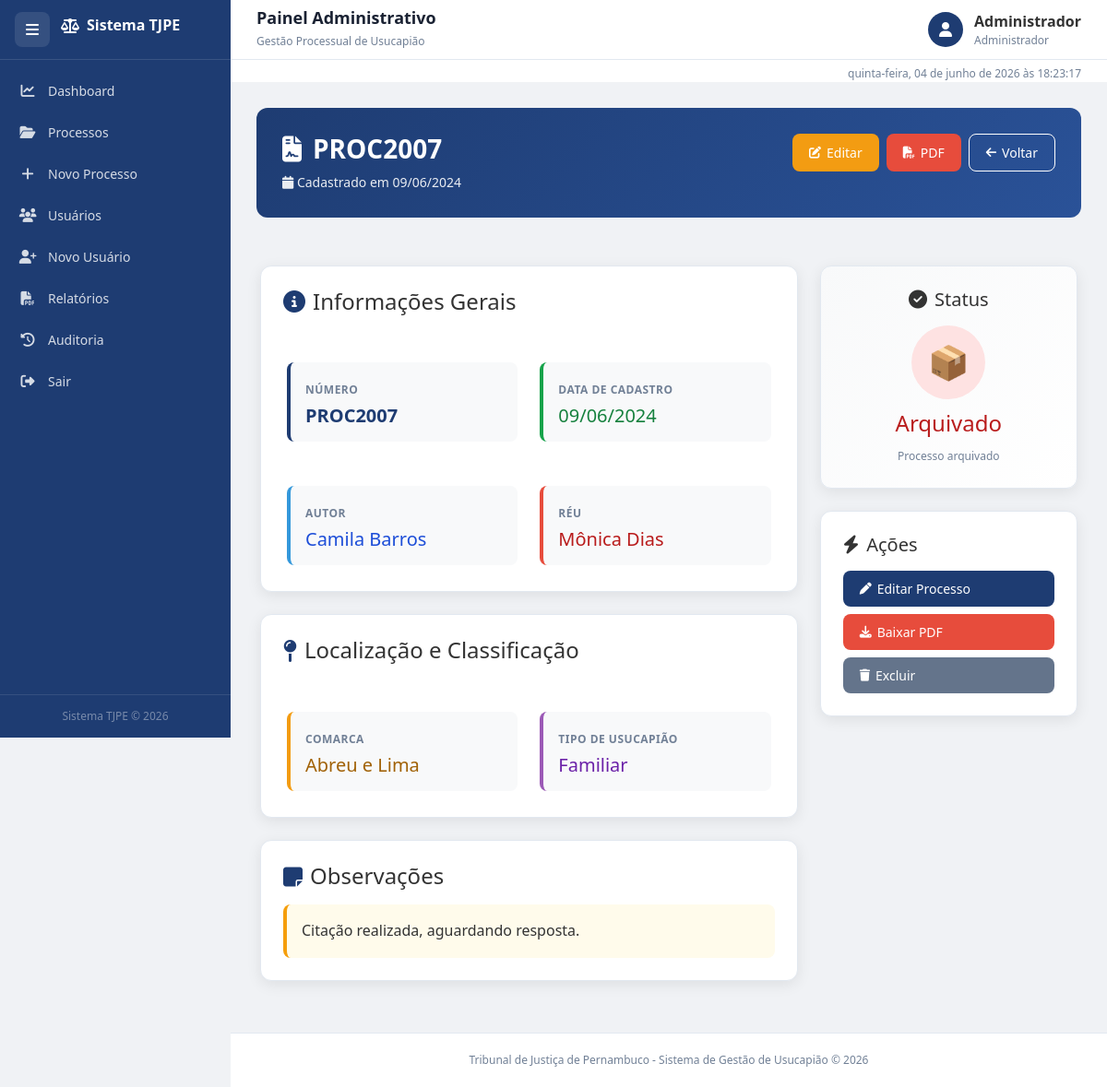
Page /processo/27 (signed in) on the committed database.
### tables this page shows
CREATE TABLE processos (
        id INTEGER PRIMARY KEY AUTOINCREMENT,
        numero TEXT UNIQUE NOT NULL,
        autor TEXT NOT NULL,
        reu TEXT NOT NULL,
        comarca TEXT NOT NULL,
        status TEXT NOT NULL,
        tipo_usucapiao TEXT NOT NULL,
        observacoes TEXT,
        data_cadastro TEXT
    );

### projeto_tj.py (the view)
@app.route("/processo/<int:id>")
@login_required
def detalhe_processo(id):
    conn = get_db_connection()
    processo = conn.execute(
        """
        SELECT *
        FROM processos
        WHERE id = ?
        """,
        (id,)
    ).fetchone()
    conn.close()
    return render_template(
        "processo_detalhe.html",
        processo=processo
    )

### projeto_tj.py (called while the page is built, shortened)
def get_db_connection():
    conn = sqlite3.connect(DATABASE)
    conn.row_factory = sqlite3.Row
    return conn

def login_required(f):
    @wraps(f)
    def decorated_function(*args, **kwargs):
        return f(*args, **kwargs)
    return decorated_function

### templates/processo_detalhe.html (shortened to what this page needs)
{% extends 'base.html' %}
{% block content %}
<div class="fade-in">
    <div style="background: linear-gradient(135deg, #1e3c72 0%, #2a5298 100%); color: white; padding: 28px; border-radius: 12px; margin-bottom: 24px;">
        <div class="d-flex justify-content-between align-items-start flex-wrap" style="gap: 16px;">
            <div style="flex: 1;">
                <h1 style="font-size: 28px; font-weight: 700; margin-bottom: 4px; display: flex; align-items: center; gap: 12px;">
                    <i class="fas fa-file-contract"></i> {{ processo['numero'] }}
                </h1>
                <p style="opacity: 0.9; margin: 8px 0 0 0; font-size: 14px;">
                    <i class="fas fa-calendar"></i> Cadastrado em {{ processo['data_cadastro'] }}
                </p>
            </div>
            <div style="display: flex; gap: 8px; flex-wrap: wrap; justify-content: flex-end;">
                <a href="{{ url_for('editar_processo', id=processo['id']) }}" class="btn btn-warning">
                    <i class="fas fa-edit"></i> Editar
                </a>
                <a href="{{ url_for('gerar_pdf', id=processo['id']) }}" class="btn btn-danger" target="_blank">
                    <i class="fas fa-file-pdf"></i> PDF
                </a>
                <button onclick="window.history.back()" class="btn btn-outline-secondary" style="border-color: white; color: white;">
                    <i class="fas fa-arrow-left"></i> Voltar
                </button>
            </div>
        </div>
    </div>
    <div class="row g-4">
        <div class="col-lg-8">
            <div class="card-box mb-4">
                <h4 class="mb-4" style="display: flex; align-items: center; gap: 8px;">
                    <i class="fas fa-info-circle" style="color: #1e3c72;"></i> Informações Gerais
                </h4>
                <div class="row g-4">
                    <div class="col-md-6">
                        <div style="background: #f8f9fa; padding: 16px; border-radius: 8px; border-left: 4px solid #1e3c72;">
                            <small style="color: #718096; font-weight: 600; text-transform: uppercase; letter-spacing: 0.5px;">Número</small>
                            <h5 style="margin: 6px 0 0 0; color: #1e3c72; font-weight: 700;">{{ processo['numero'] }}</h5>
                        </div>
                    </div>
                    <div class="col-md-6">
                        <div style="background: #f8f9fa; padding: 16px; border-radius: 8px; border-left: 4px solid #16a34a;">
                            <small style="color: #718096; font-weight: 600; text-transform: uppercase; letter-spacing: 0.5px;">Data de Cadastro</small>
                            <h5 style="margin: 6px 0 0 0; color: #15803d;">{{ processo['data_cadastro'] }}</h5>
                        </div>
                    </div>
                    <div class="col-md-6">
                        <div style="background: #f8f9fa; padding: 16px; border-radius: 8px; border-left: 4px solid #3498db;">
                            <small style="color: #718096; font-weight: 600; text-transform: uppercase; letter-spacing: 0.5px;">Autor</small>
                            <h5 style="margin: 6px 0 0 0; color: #1d4ed8;">{{ processo['autor'] }}</h5>
                        </div>
                    </div>
                    <div class="col-md-6">
                        <div style="background: #f8f9fa; padding: 16px; border-radius: 8px; border-left: 4px solid #e74c3c;">
                            <small style="color: #718096; font-weight: 600; text-transform: uppercase; letter-spacing: 0.5px;">Réu</small>
                            <h5 style="margin: 6px 0 0 0; color: #b91c1c;">{{ processo['reu'] }}</h5>
                        </div>
                    </div>
                </div>
            </div>
            <div class="card-box mb-4">
                <h4 class="mb-4" style="display: flex; align-items: center; gap: 8px;">
                    <i class="fas fa-map-pin" style="color: #1e3c72;"></i> Localização e Classificação
                </h4>
                <div class="row g-4">
                    <div class="col-md-6">
                        <div style="background: #f8f9fa; padding: 16px; border-radius: 8px; border-left: 4px solid #f39c12;">
                            <small style="color: #718096; font-weight: 600; text-transform: uppercase; letter-spacing: 0.5px;">Comarca</small>
                            <h5 style="margin: 6px 0 0 0; color: #a16207;">{{ processo['comarca'] }}</h5>
                        </div>
                    </div>
                    <div class="col-md-6">
                        <div style="background: #f8f9fa; padding: 16px; border-radius: 8px; border-left: 4px solid #9b59b6;">
                            <small style="color: #718096; font-weight: 600; text-transform: uppercase; letter-spacing: 0.5px;">Tipo de Usucapião</small>
                            <h5 style="margin: 6px 0 0 0; color: #6b21a8;">{{ processo['tipo_usucapiao'] }}</h5>
                        </div>
                    </div>
                </div>
            </div>
            {% if processo['observacoes'] %}
            <div class="card-box mb-4">
                <h4 class="mb-3" style="display: flex; align-items: center; gap: 8px;">
                    <i class="fas fa-sticky-note" style="color: #1e3c72;"></i> Observações
                </h4>
                <div style="background: #fffbeb; padding: 16px; border-radius: 8px; border-left: 4px solid #f59e0b;">
                    <p style="margin: 0; color: #333; line-height: 1.6;">
                        {{ processo['observacoes'] }}
                    </p>
                </div>
            </div>
            {% endif %}
        </div>
        <div class="col-lg-4">
            <div class="card-box mb-4" style="text-align: center; background: linear-gradient(135deg, #f8f9fa 0%, #ffffff 100%);">
                <h5 class="mb-3" style="display: flex; align-items: center; justify-content: center; gap: 8px;">
                    <i class="fas fa-check-circle"></i> Status
                </h5>
                {% if processo['status'] == 'Julgado' %}
                    <div style="width: 80px; height: 80px; background: #dcfce7; border-radius: 50%; display: flex; align-items: center; justify-content: center; font-size: 36px; margin: 0 auto 12px;">
                        ✓
                    </div>
                    <h4 style="color: #15803d; margin: 0 0 8px 0;">{{ processo['status'] }}</h4>
                    <small class="text-muted">Processo finalizado</small>
                {% elif processo['status'] == 'Arquivado' %}
                    <div style="width: 80px; height: 80px; background: #fee2e2; border-radius: 50%; display: flex; align-items: center; justify-content: center; font-size: 36px; margin: 0 auto 12px; color: #dc2626;">
                        📦
                    </div>
                    <h4 style="color: #b91c1c; margin: 0 0 8px 0;">{{ processo['status'] }}</h4>
                    <small class="text-muted">Processo arquivado</small>
                {% endif %}
            </div>
            <div class="card-box">
                <h5 class="mb-3" style="display: flex; align-items: center; gap: 8px;">
                    <i class="fas fa-bolt"></i> Ações
                </h5>
                <div style="display: flex; flex-direction: column; gap: 8px;">
                {% if session.get('perfil') == 'Administrador' %}
                    <a href="{{ url_for('editar_processo', id=processo['id']) }}" class="btn btn-primary" style="width: 100%;">
                        <i class="fas fa-pen"></i> Editar Processo
                    </a>
                {% endif %}
                    <a href="{{ url_for('gerar_pdf', id=processo['id']) }}" class="btn btn-danger" style="width: 100%;" target="_blank">
                        <i class="fas fa-download"></i> Baixar PDF
                    </a>
                    <button onclick="if(confirm('Deseja excluir este processo?')) location.href='/processo/excluir/{{ processo['id'] }}'" class="btn btn-secondary" style="width: 100%;">
                        <i class="fas fa-trash"></i> Excluir
                    </button>
                </div>
            </div>
        </div>
    </div>
</div>
{% endblock %}

### static/css/style.css (style rules this page uses)
*, *::before, *::after { box-sizing: border-box; margin: 0; padding: 0; }
html, body { height: 100%; font-family: "Segoe UI", Tahoma, Geneva, Verdana, sans-serif; background: #f0f2f5; color: #333; overflow-x: hidden; scroll-behavior: smooth; }
:root { --sidebar-w: 250px; --sidebar-collapsed: 72px; --topbar-h: 65px; --azul: #1e3c72; --azul2: #2a5298; --azul3: #3a6abf; --branco: #ffffff; --cinza-bg: #f0f2f5; --borda: #e2e8f0; --texto: #1a2233; --texto2: #4a5568; --texto3: #718096; --verde: #2ecc71; --vermelho: #e74c3c; --laranja: #f39c12; --azul-info: #3498db; --radius: 12px; --shadow: 0 4px 16px rgba(0,0,0,0.08); --transition: 0.28s ease; }
.card-box { background: var(--branco); border-radius: var(--radius); box-shadow: var(--shadow); padding: 24px; margin-bottom: 20px; border: 1px solid var(--borda); }
.btn { display: inline-flex; align-items: center; gap: 6px; padding: 9px 18px; border-radius: 8px; font-size: 14px; font-weight: 500; border: none; cursor: pointer; text-decoration: none; transition: all 0.18s; white-space: nowrap; }
.btn-primary { background: var(--azul); color: #fff; }
.btn-secondary { background: #64748b; color: #fff; }
.btn-danger { background: var(--vermelho); color: #fff; }
.btn-warning { background: var(--laranja); color: #fff; }
.btn-outline-secondary { background: transparent; border: 1px solid #cbd5e1; color: #475569; }
.btn i { font-size: 13px; }
.fade-in { animation: fadeIn .4s ease; }
.row { display: flex; flex-wrap: wrap; margin: -8px; }
.row.g-4 > * { padding: 12px; }
.col-lg-4 { width: 33.333%; }
.col-lg-8 { width: 66.666%; }
.col-md-6 { width: 50%; }
.d-flex { display: flex; }
.justify-content-between { justify-content: space-between; }
.flex-wrap { flex-wrap: wrap; }
.mb-3 { margin-bottom: 12px; }
.mb-4 { margin-bottom: 16px; }
.text-muted { color: var(--texto3) !important; }
small { font-size: 12px; }

### rows in the picture
processos: numero "PROC2007", data_cadastro "09/06/2024", autor "Camila Barros", reu "Mônica Dias", comarca "Abreu e Lima", tipo_usucapiao "Familiar", observacoes "Citação realizada, aguardando resposta.", status "Arquivado"

### other values in the picture
{{ session.get('usuario_nome', 'Usuário') }} "Administrador"
{{ session.get('perfil', 'Perfil') }} "Administrador"
